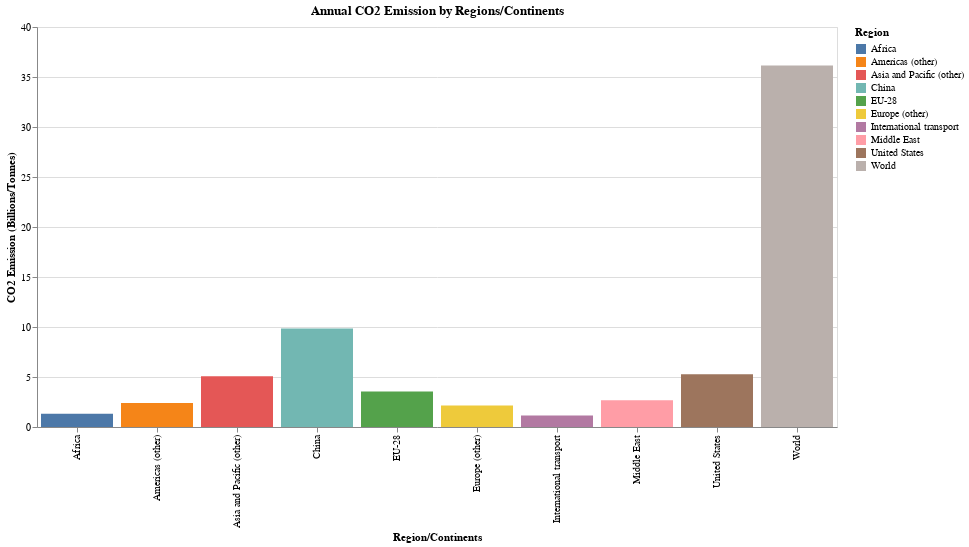

Here is the notebook cell this chart was saved with:
### Code cell
binder = alt.binding_range(min=1751, max=2017)
slider = alt.selection_single(bind = binder, fields=['Year'], name='Select', init={'Year':2017})
over = alt.selection_multi(on='mouseover')

alt.Chart(df_cont).mark_bar(opacity=1).encode(
    x= alt.X('Entity', title='Region/Continents'),
    y = alt.Y('Annual_Emissions(billion tonnes)', title ='CO2 Emission (Billions/Tonnes)'),
    color = alt.condition(over, "Entity",alt.value("lightgrey"),title="Region"),
    tooltip=["Entity","Annual_Emissions(billion tonnes)"]).properties(
    
    title="Annual CO2 Emission by Regions/Continents",
    width=800,
    height=400,   
    selection=slider
).transform_filter(slider).add_selection(over)

### Figure 1 — Vega-Lite specification as saved in the notebook (floating-point values rounded to 4 significant figures; data arrays with more than 128 entries replaced by an {"elided": "..."} marker saying what was removed)
{"config": {"view": {"continuousWidth": 400, "continuousHeight": 300}}, "data": {"name": "data-9c78fda0c659fd53ee6c11495dac31aa"}, "mark": {"type": "bar", "opacity": 1}, "encoding": {"color": {"condition": {"type": "nominal", "field": "Entity", "title": "Region", "selection": "selector041"}, "value": "lightgrey"}, "tooltip": [{"type": "nominal", "field": "Entity"}, {"type": "quantitative", "field": "Annual_Emissions(billion tonnes)"}], "x": {"type": "nominal", "field": "Entity", "title": "Region/Continents"}, "y": {"type": "quantitative", "field": "Annual_Emissions(billion tonnes)", "title": "CO2 Emission (Billions/Tonnes)"}}, "height": 400, "selection": {"Select": {"type": "single", "bind": {"input": "range", "max": 2017, "min": 1751}, "fields": ["Year"], "init": {"Year": 2017}}, "selector041": {"type": "multi", "on": "mouseover"}}, "title": "Annual CO2 Emission by Regions/Continents", "transform": [{"filter": {"selection": "Select"}}], "width": 800, "$schema": "https://vega.github.io/schema/vega-lite/v4.8.1.json", "datasets": {"data-9c78fda0c659fd53ee6c11495dac31aa": {"elided": "2657 records"}}}
